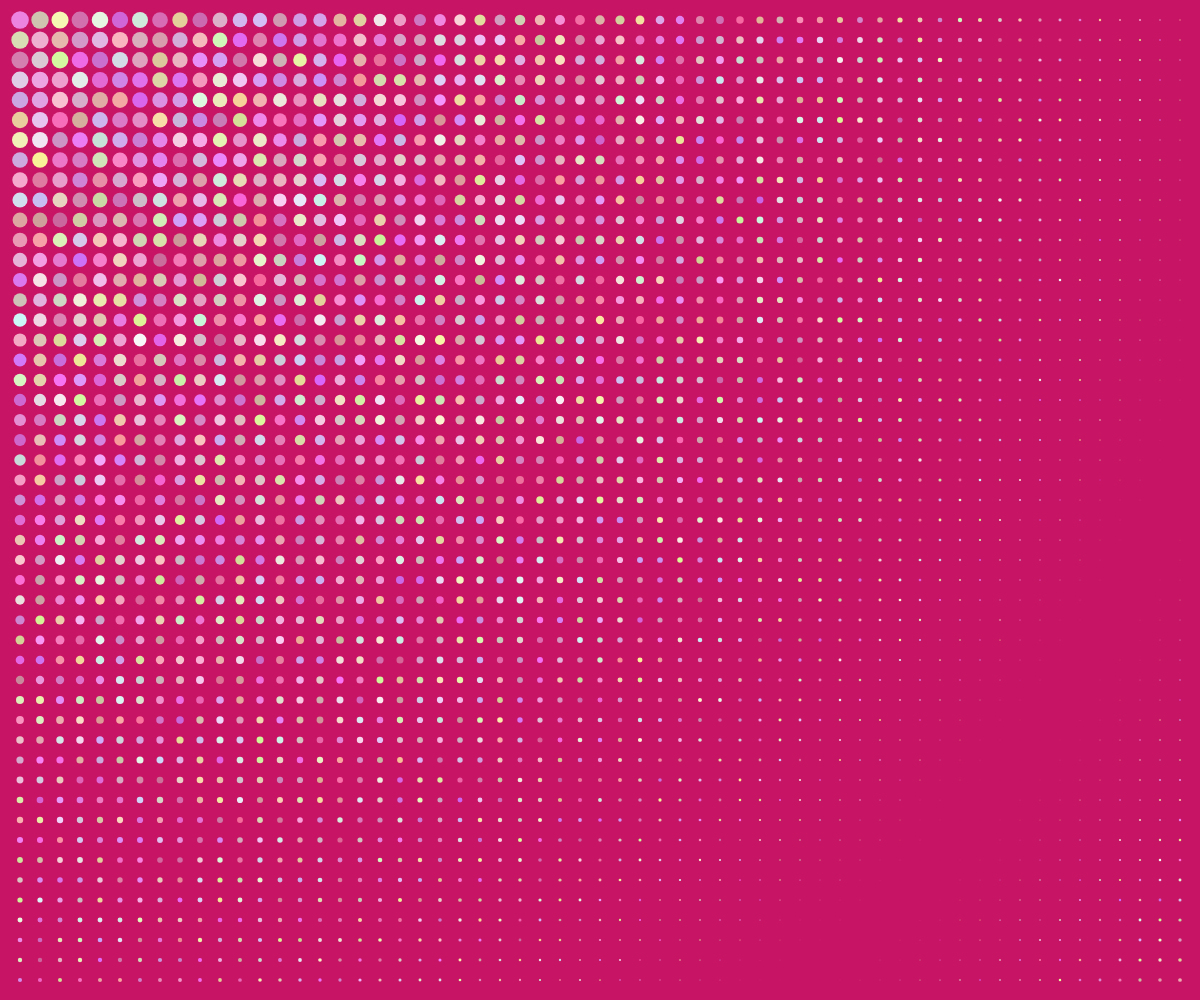
Frame 1 (no input)
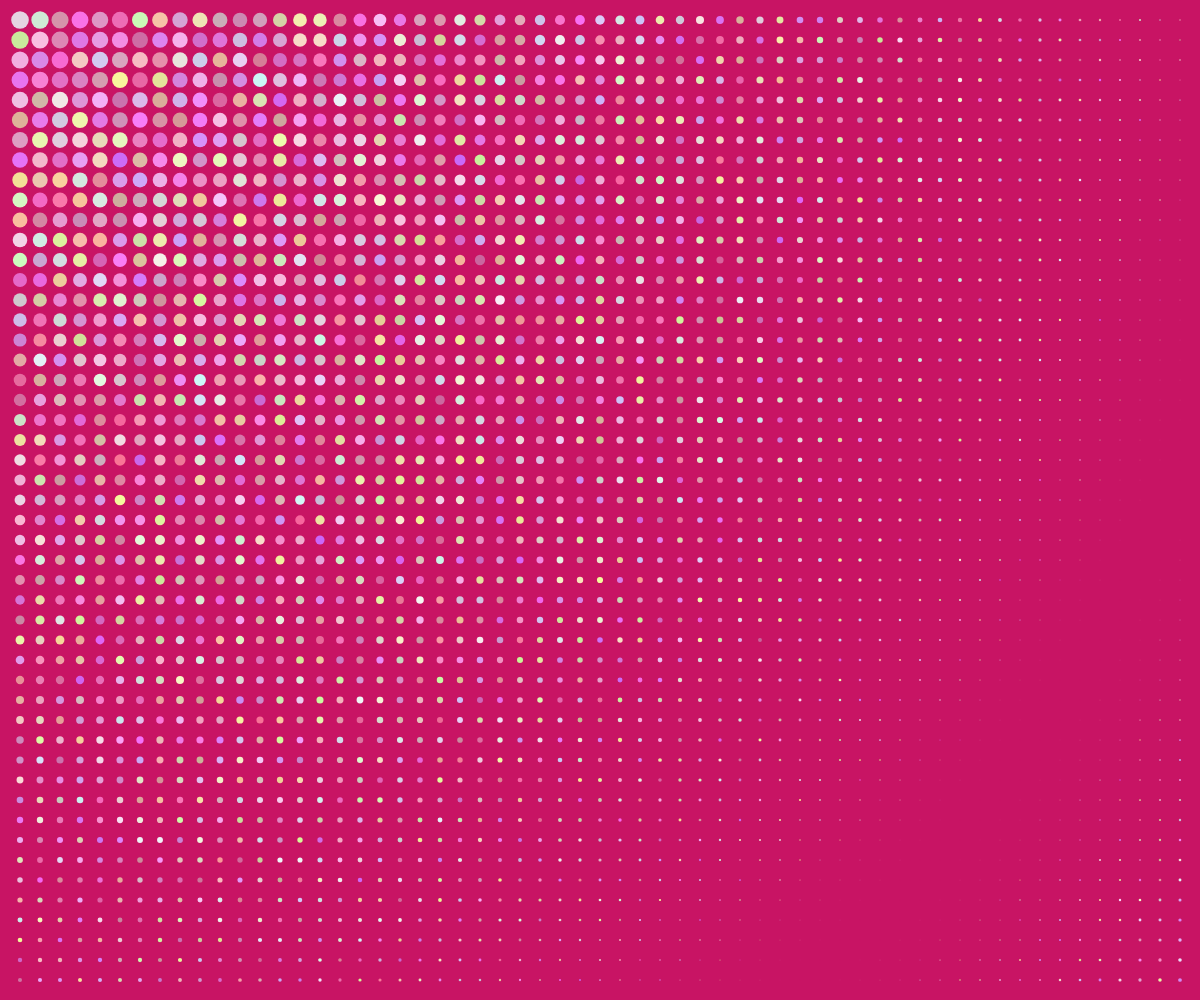
Frame 60 (no input)
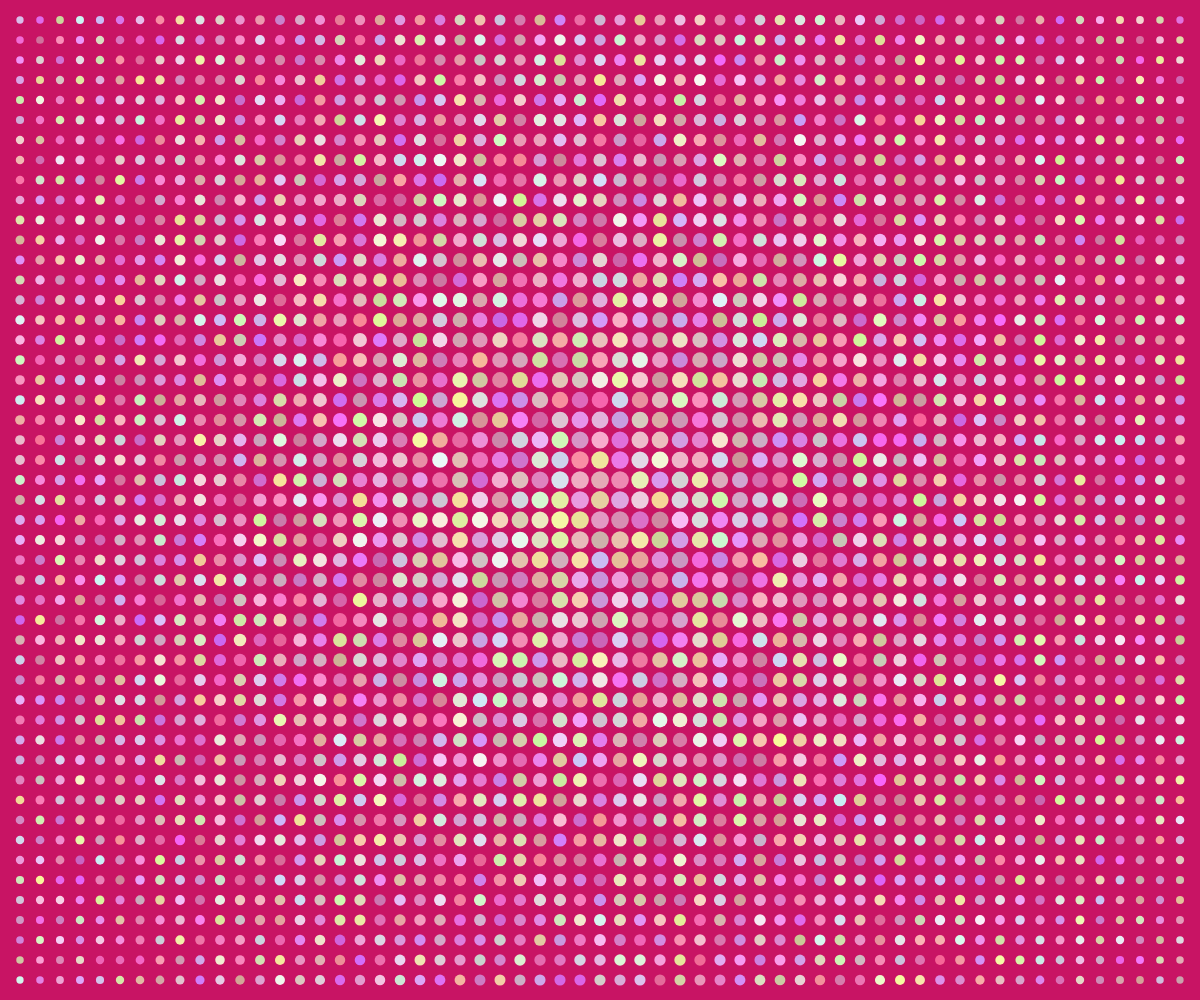
Frame 120 (the mouse pressed at the canvas centre since frame 60)

The p5.js sketch that drew these frames (run headless with seeded random() and noise() and a simulated clock; from frame 60 on, the mouse is pressed at the canvas centre):

// p5.js sketch
// ── sketch.js
function setup() {
  createCanvas(windowWidth, windowHeight);
}

function draw() {
  background(200, 20, 100);

  for (let x = 20; x < width; x += 20) {
    for (let y = 20; y < height; y += 20) {
      let d = dist(mouseX, mouseY, x, y);
      let circleSize = map(d, 0, width, 18, 1);

      fill(random(200, 250), random(100, 250), random(150, 250));
      noStroke();
      circle(x, y, circleSize); // Dibuja el círculo con tamaño interactivo
    }
  }
}
